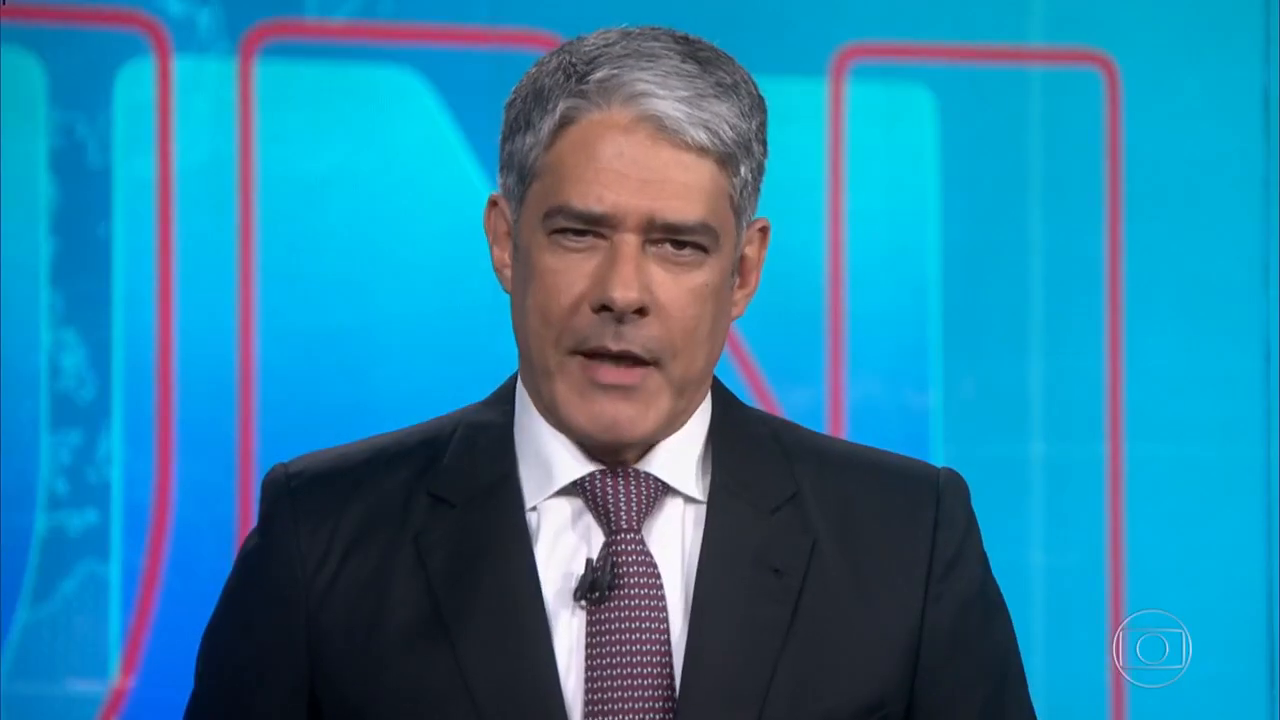
#> input picture frame 8 of aula-4-analise-facial/videos/jn.mp4, 1280 x 720 px, given in place of people_walk.mp4, which was not available
$ jupyter execute deteccao_movimento.ipynb
#> lines starting #> are read from the running program, lines starting #| are printed output that depends on the picture; after the words box and inside, x2 and y2 are one past the last pixel; in counts of white or black regions, pixels touching at a corner belong together; pictures that were not available may be replaced by others from this repository, and a replacement may not be noted
[cell 1]
# import libraries
import cv2
import os

[cell 2]
# KNN
KNN_subtractor = cv2.createBackgroundSubtractorKNN(detectShadows = True) # detectShadows=True : exclude shadow areas from the objects you detected

# MOG2
MOG2_subtractor = cv2.createBackgroundSubtractorMOG2(detectShadows = True) # exclude shadow areas from the objects you detected

# choose your subtractor
bg_subtractor=MOG2_subtractor

[cell 3]
camera = cv2.VideoCapture(os.path.join("videos", "people_walk.mp4"))

while True:
    ret, frame = camera.read()
#> frame is the input picture: shape (720, 1280, 3); mean B, G, R 167.4, 130.3, 39.2

    # Every frame is used both for calculating the foreground mask and for updating the background.
    foreground_mask = bg_subtractor.apply(frame)
#> foreground_mask: shape (720, 1280); every value is 127

    # threshold if it is bigger than 240 pixel is equal to 255 if smaller pixel is equal to 0
    # create binary image , it contains only white and black pixels
    ret , treshold = cv2.threshold(foreground_mask.copy(), 120, 255,cv2.THRESH_BINARY)
#> treshold: shape (720, 1280); every value is 255

    #  dilation expands or thickens regions of interest in an image.
    dilated = cv2.dilate(treshold,cv2.getStructuringElement(cv2.MORPH_ELLIPSE, (3,3)),iterations = 2)

     # find contours
    contours, hier = cv2.findContours(dilated,cv2.RETR_EXTERNAL, cv2.CHAIN_APPROX_SIMPLE)
#> contours = [[[0, 0], [0, 719], [1279, 719], [1279, 0]]]

    # check every contour if are exceed certain value draw bounding boxes
    for contour in contours:
        # if area exceed certain value then draw bounding boxes
        if cv2.contourArea(contour) > 50:
            (x,y,w,h) = cv2.boundingRect(contour)
            cv2.rectangle(frame, (x,y), (x+w, y+h), (255, 255, 0), 2)
#> this loop made 1 pass
#> (contour, x, y, w, h) on pass 1: ([[0, 0], [0, 719], [1279, 719], [1279, 0]], 0, 0, 1280, 720)
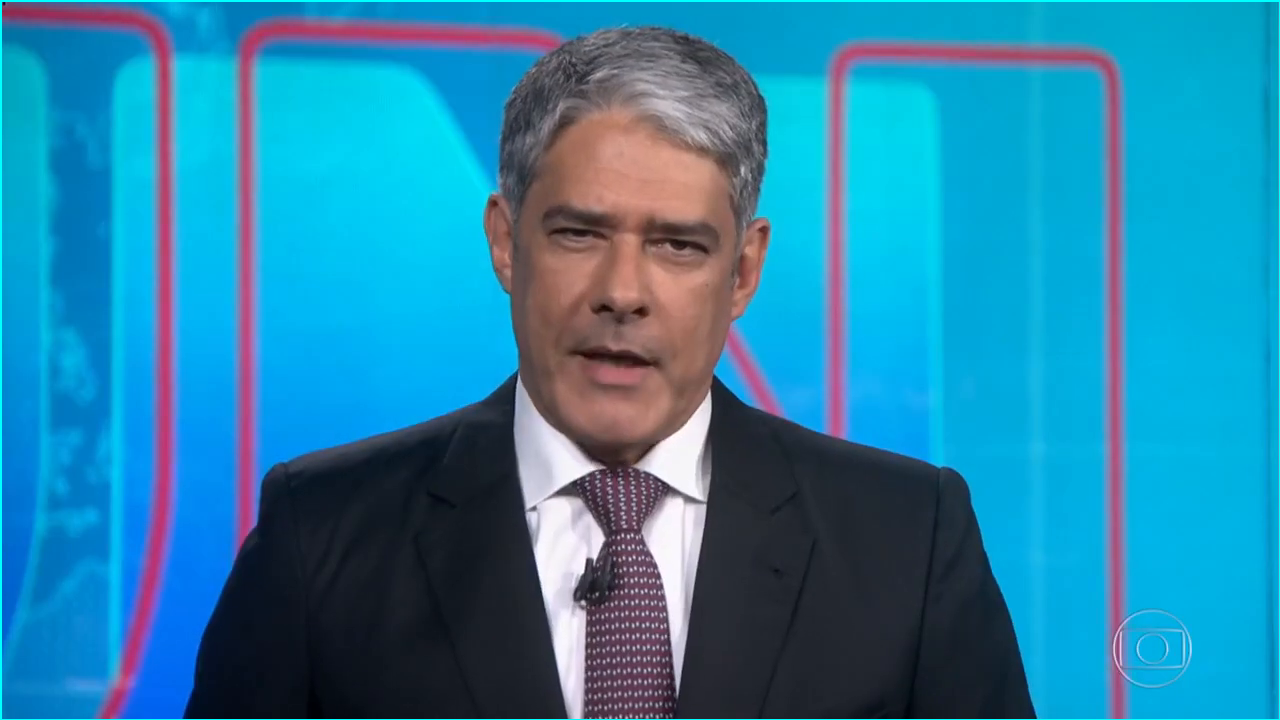
#> frame: shape (720, 1280, 3); 0.65% of pixels changed, all inside (x1, y1, x2, y2) = (0, 0, 1280, 720)

    cv2.imshow("Subtractor", foreground_mask)
    cv2.imshow("threshold", treshold)
    cv2.imshow("detection", frame)

    if cv2.waitKey(30) & 0xff == 27:
#> (key Esc is pressed here)
        break

camera.release()
cv2.destroyAllWindows()


$ run again, starting later in the video
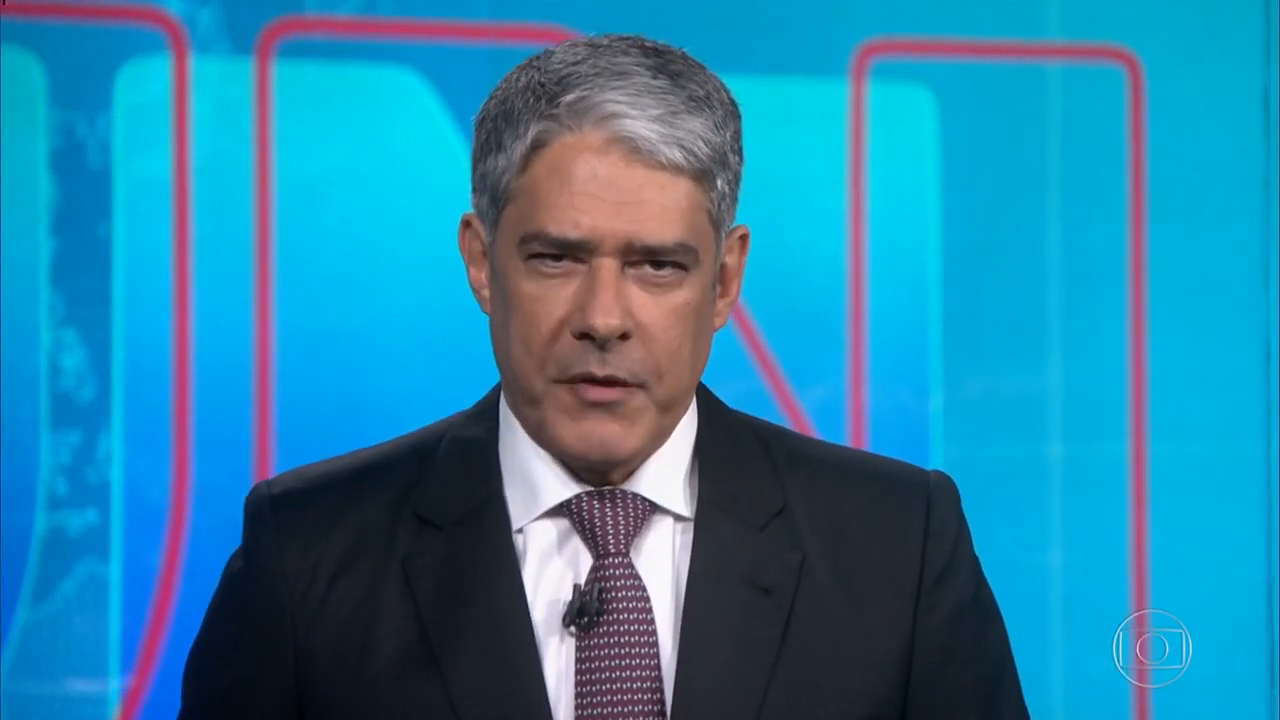
#> input picture frame 36 of aula-4-analise-facial/videos/jn.mp4, 1280 x 720 px, given in place of people_walk.mp4, which was not available
#> frame is the input picture: shape (720, 1280, 3); mean B, G, R 168, 131, 39
#> foreground_mask: shape (720, 1280); every value is 127
#> treshold: shape (720, 1280); every value is 255
#> contours = [[[0, 0], [0, 719], [1279, 719], [1279, 0]]]
#> the loop `for contour in contours:` made 1 pass
#> (contour, x, y, w, h) on pass 1: ([[0, 0], [0, 719], [1279, 719], [1279, 0]], 0, 0, 1280, 720)
#> after the loop `for contour in contours:`:
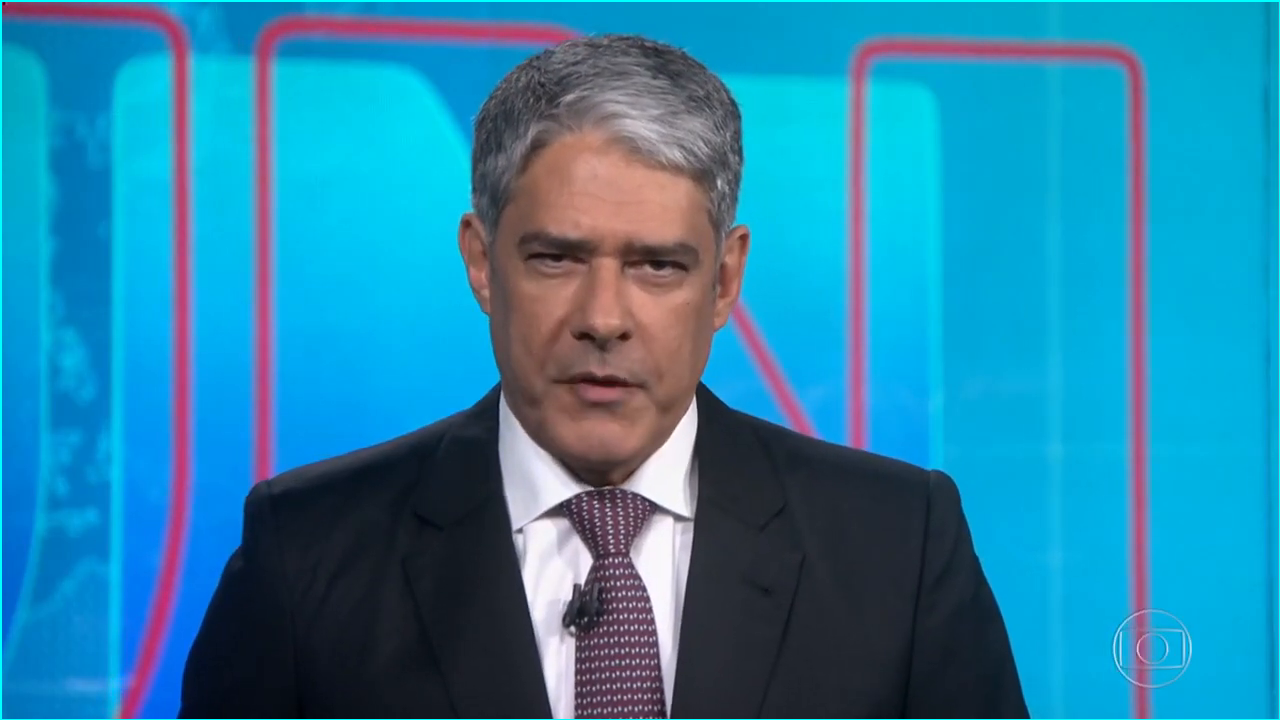
#> frame: shape (720, 1280, 3); 0.65% of pixels changed, all inside (x1, y1, x2, y2) = (0, 0, 1280, 720)

$ run again, starting later in the video
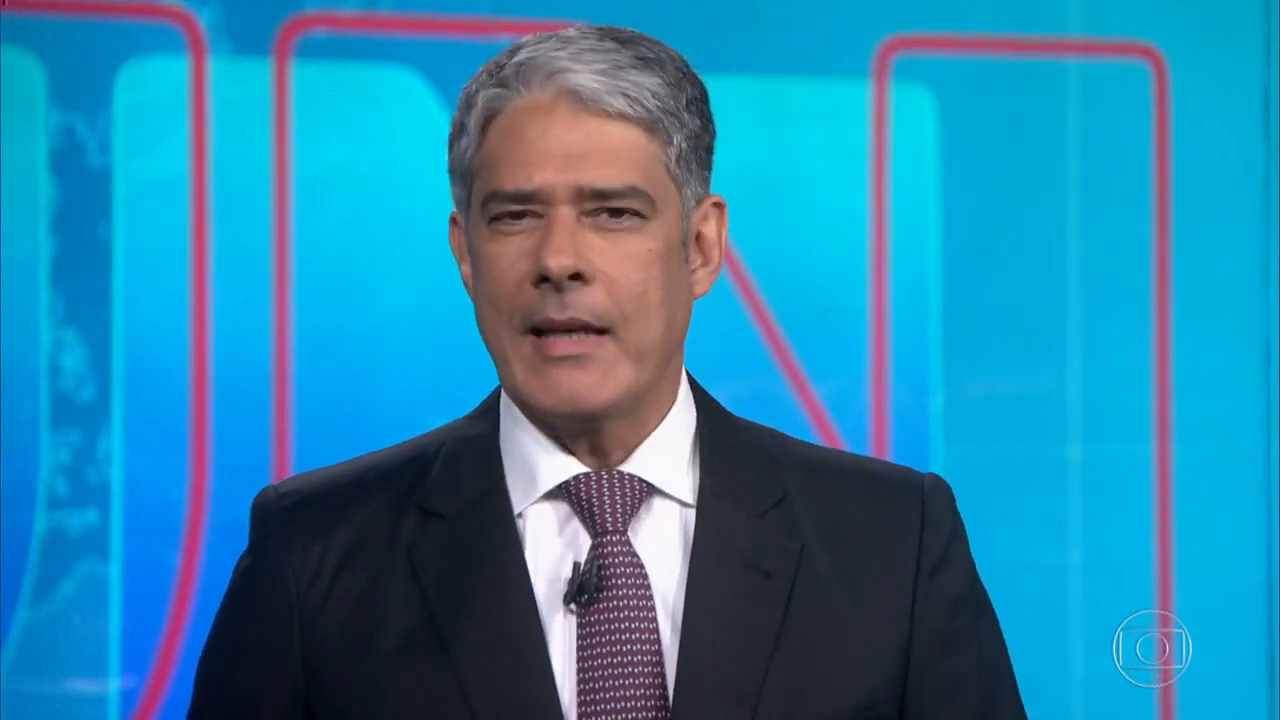
#> input picture frame 65 of aula-4-analise-facial/videos/jn.mp4, 1280 x 720 px, given in place of people_walk.mp4, which was not available
#> frame is the input picture: shape (720, 1280, 3); mean B, G, R 170, 132.5, 39.9
#> foreground_mask: shape (720, 1280); every value is 127
#> treshold: shape (720, 1280); every value is 255
#> contours = [[[0, 0], [0, 719], [1279, 719], [1279, 0]]]
#> the loop `for contour in contours:` made 1 pass
#> (contour, x, y, w, h) on pass 1: ([[0, 0], [0, 719], [1279, 719], [1279, 0]], 0, 0, 1280, 720)
#> after the loop `for contour in contours:`:
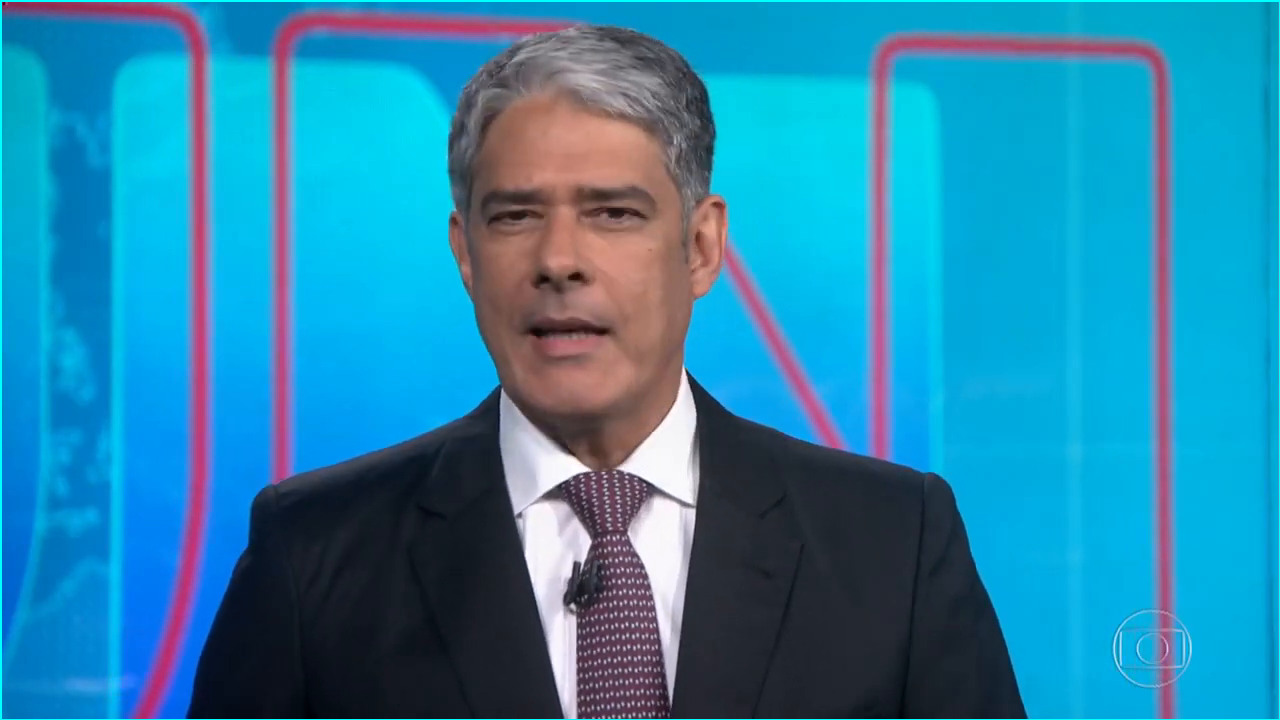
#> frame: shape (720, 1280, 3); 0.65% of pixels changed, all inside (x1, y1, x2, y2) = (0, 0, 1280, 720)
